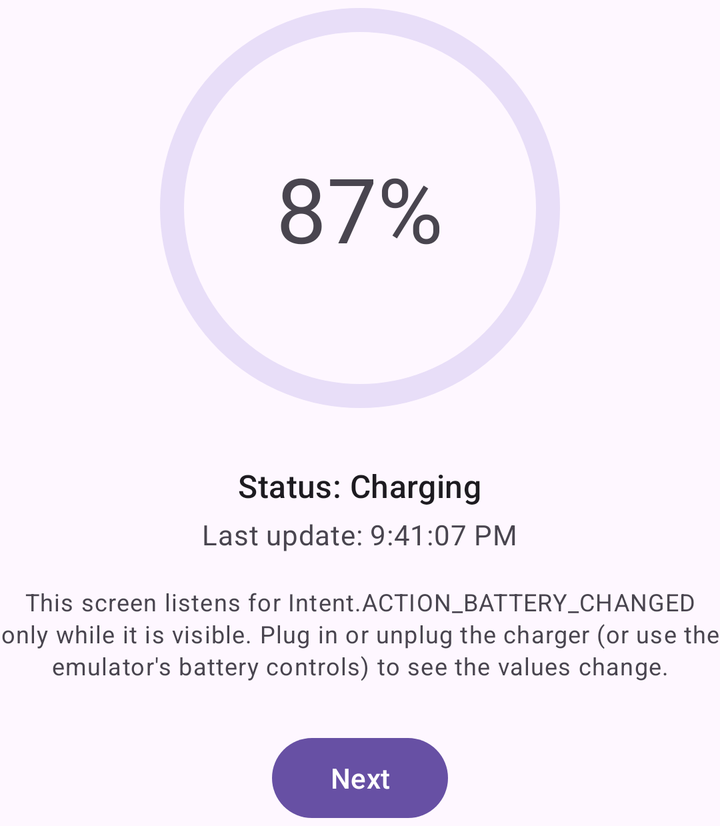
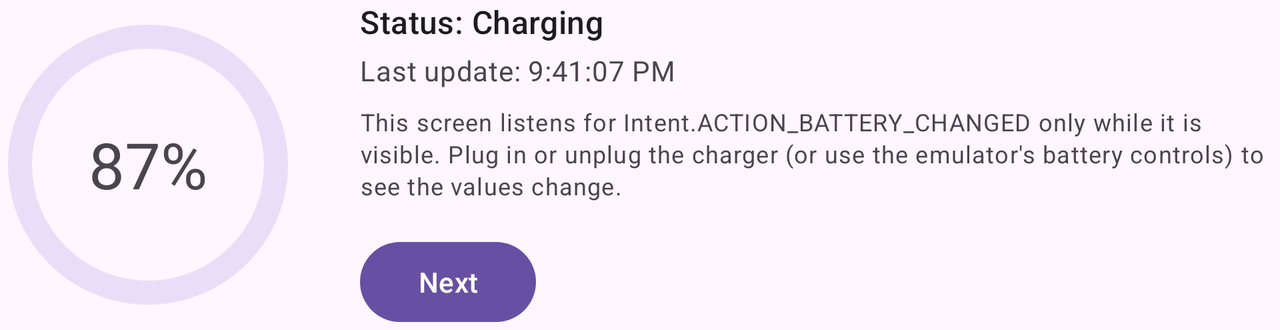

First picture: res/layout/ on a phone held upright. Second picture: the repository's own variant of that layout, on a device whose configuration matches the variant's folder. Source for both follows.
<!-- AndroidManifest.xml: application theme Theme.LabAssignment2_CSE489 -->
<!-- res/layout/content_battery_status.xml -->
<?xml version="1.0" encoding="utf-8"?>
<LinearLayout xmlns:android="http://schemas.android.com/apk/res/android"
    xmlns:app="http://schemas.android.com/apk/res-auto"
    xmlns:tools="http://schemas.android.com/tools"
    android:layout_width="match_parent"
    android:layout_height="wrap_content"
    android:gravity="center_horizontal"
    android:orientation="vertical">

    <FrameLayout
        android:layout_width="wrap_content"
        android:layout_height="wrap_content">

        <com.google.android.material.progressindicator.CircularProgressIndicator
            android:id="@+id/battery_indicator"
            android:layout_width="wrap_content"
            android:layout_height="wrap_content"
            android:contentDescription="@string/battery_indicator_description"
            android:max="100"
            app:indicatorSize="@dimen/battery_indicator_size"
            app:trackCornerRadius="@dimen/battery_indicator_thickness"
            app:trackThickness="@dimen/battery_indicator_thickness" />

        <TextView
            android:id="@+id/battery_percent"
            android:layout_width="wrap_content"
            android:layout_height="wrap_content"
            android:layout_gravity="center"
            android:textAppearance="?attr/textAppearanceDisplayMedium"
            tools:text="87%" />
    </FrameLayout>

    <TextView
        android:id="@+id/battery_status_text"
        android:layout_width="wrap_content"
        android:layout_height="wrap_content"
        android:layout_marginTop="@dimen/spacing_large"
        android:textAppearance="?attr/textAppearanceTitleMedium"
        tools:text="Status: Charging" />

    <TextView
        android:id="@+id/battery_updated"
        android:layout_width="wrap_content"
        android:layout_height="wrap_content"
        android:layout_marginTop="@dimen/spacing_xsmall"
        android:textAppearance="?attr/textAppearanceBodyMedium"
        android:textColor="?attr/colorOnSurfaceVariant"
        tools:text="Last update: 9:41:07 PM" />

    <TextView
        android:layout_width="match_parent"
        android:layout_height="wrap_content"
        android:layout_marginTop="@dimen/spacing_medium"
        android:gravity="center"
        android:text="@string/battery_listening_note"
        android:textAppearance="?attr/textAppearanceBodySmall"
        android:textColor="?attr/colorOnSurfaceVariant" />

    <Button
        android:id="@+id/next_button"
        android:layout_width="wrap_content"
        android:layout_height="wrap_content"
        android:layout_marginTop="@dimen/spacing_large"
        android:text="@string/battery_next" />
</LinearLayout>
<!-- resources referenced by this layout -->
<resources>
  <dimen name="battery_indicator_size">200dp</dimen>
  <dimen name="battery_indicator_thickness">12dp</dimen>
  <dimen name="spacing_large">24dp</dimen>
  <dimen name="spacing_medium">16dp</dimen>
  <dimen name="spacing_xsmall">4dp</dimen>
  <string name="battery_indicator_description">Battery level</string>
  <string name="battery_listening_note">This screen listens for Intent.ACTION_BATTERY_CHANGED only while it is visible. Plug in or unplug the charger (or use the emulator\'s battery controls) to see the values change.</string>
  <string name="battery_next">Next</string>
  <style name="Theme.LabAssignment2_CSE489" parent="Base.Theme.LabAssignment2_CSE489" />
  <style name="Base.Theme.LabAssignment2_CSE489" parent="Theme.Material3.DayNight.NoActionBar" />
</resources>
<!-- res/layout-land/content_battery_status.xml (the repository's variant of the layout above) -->
<!-- drawn on the phone turned sideways -->
<?xml version="1.0" encoding="utf-8"?>
<LinearLayout xmlns:android="http://schemas.android.com/apk/res/android"
    xmlns:app="http://schemas.android.com/apk/res-auto"
    xmlns:tools="http://schemas.android.com/tools"
    android:layout_width="match_parent"
    android:layout_height="wrap_content"
    android:baselineAligned="false"
    android:gravity="center_vertical"
    android:orientation="horizontal">

    <FrameLayout
        android:layout_width="wrap_content"
        android:layout_height="wrap_content">

        <com.google.android.material.progressindicator.CircularProgressIndicator
            android:id="@+id/battery_indicator"
            android:layout_width="wrap_content"
            android:layout_height="wrap_content"
            android:contentDescription="@string/battery_indicator_description"
            android:max="100"
            app:indicatorSize="@dimen/battery_indicator_size"
            app:trackCornerRadius="@dimen/battery_indicator_thickness"
            app:trackThickness="@dimen/battery_indicator_thickness" />

        <TextView
            android:id="@+id/battery_percent"
            android:layout_width="wrap_content"
            android:layout_height="wrap_content"
            android:layout_gravity="center"
            android:textAppearance="?attr/textAppearanceHeadlineLarge"
            tools:text="87%" />
    </FrameLayout>

    <LinearLayout
        android:layout_width="0dp"
        android:layout_height="wrap_content"
        android:layout_marginStart="@dimen/spacing_xlarge"
        android:layout_weight="1"
        android:orientation="vertical">

        <TextView
            android:id="@+id/battery_status_text"
            android:layout_width="wrap_content"
            android:layout_height="wrap_content"
            android:textAppearance="?attr/textAppearanceTitleMedium"
            tools:text="Status: Charging" />

        <TextView
            android:id="@+id/battery_updated"
            android:layout_width="wrap_content"
            android:layout_height="wrap_content"
            android:layout_marginTop="@dimen/spacing_xsmall"
            android:textAppearance="?attr/textAppearanceBodyMedium"
            android:textColor="?attr/colorOnSurfaceVariant"
            tools:text="Last update: 9:41:07 PM" />

        <TextView
            android:layout_width="match_parent"
            android:layout_height="wrap_content"
            android:layout_marginTop="@dimen/spacing_small"
            android:text="@string/battery_listening_note"
            android:textAppearance="?attr/textAppearanceBodySmall"
            android:textColor="?attr/colorOnSurfaceVariant" />

        <Button
            android:id="@+id/next_button"
            android:layout_width="wrap_content"
            android:layout_height="wrap_content"
            android:layout_marginTop="@dimen/spacing_medium"
            android:text="@string/battery_next" />
    </LinearLayout>
</LinearLayout>
<!-- resources referenced by the variant -->
<!-- as the phone turned sideways resolves them -->
<resources>
  <!-- from res/values-land/ -->
  <dimen name="battery_indicator_size">140dp</dimen>
  <dimen name="battery_indicator_thickness">12dp</dimen>
  <dimen name="spacing_medium">16dp</dimen>
  <dimen name="spacing_small">8dp</dimen>
  <dimen name="spacing_xlarge">32dp</dimen>
  <dimen name="spacing_xsmall">4dp</dimen>
  <string name="battery_indicator_description">Battery level</string>
  <string name="battery_listening_note">This screen listens for Intent.ACTION_BATTERY_CHANGED only while it is visible. Plug in or unplug the charger (or use the emulator\'s battery controls) to see the values change.</string>
  <string name="battery_next">Next</string>
  <style name="Theme.LabAssignment2_CSE489" parent="Base.Theme.LabAssignment2_CSE489" />
  <style name="Base.Theme.LabAssignment2_CSE489" parent="Theme.Material3.DayNight.NoActionBar" />
</resources>
